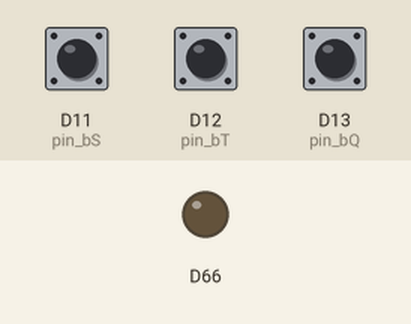
Recording of a sketch running on a simulated Arduino Due. Shown: output pins drawn as LEDs (lit = HIGH). The inputs (shaded band) are chosen by the test bench; at power-on: D12 (pin_bT) HIGH, D11 (pin_bS) HIGH, D13 (pin_bQ) HIGH.

Above: at 1.2 s.
1.3 s: D12 (pin_bT) pulled LOW for 1 s
Timing chart, 0 to 2.3 s (numbered marks = the images above; inputs shaded):
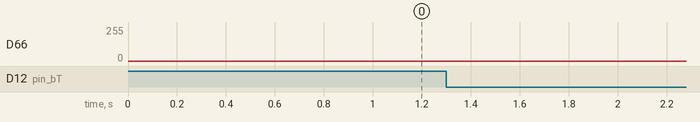

The sketch:

GeradorFuncaoV1.ino
```cpp
#define pin_bQ 13
#define pin_bT 12
#define pin_bS 11
#define pin_pot A0
float rads, passo, seno[4095];
int voltage;
long periodo = 100;

void setup() {
  // put your setup code here, to run once:
  pinMode(pin_bQ, INPUT_PULLUP);
  pinMode(pin_bT, INPUT_PULLUP);
  pinMode(pin_bS, INPUT_PULLUP);
  pinMode(DAC0, OUTPUT);
  Serial.begin(9600);
  analogWriteResolution(12);

  passo = (2.0 * PI) / 4095.0; // 360º / 4095
  for (int i = 0; i < 4095; i++) // vetor seno de 1 a -1
    seno[i] = (sin(i * passo) + 1);
}

void sinusoidal(int periodo, int amplitude) {
  for (int i = 0; i < 4096; i++) {
    analogWrite(DAC0, (amplitude * seno[i]));
    delay(periodo / 4096);
  }
}

void squared(int periodo, int amplitude) {
  analogWrite(DAC0, amplitude);
  delay(periodo / 2.0);
  analogWrite(DAC0, 0);
  delay(periodo / 2.0);
}

void triangular(int periodo, int amplitude) {
  for (int i = 0; i < 4096; i++) {
    analogWrite(DAC0, i);
    delay(periodo / (4096.0 * 2.0));
  }
  for (int i = 4096; i >= 0; i--) {
    analogWrite(DAC0, i);
    delay(periodo / (4096.0 * 2.0));
  }
}

void loop() {
  int amplit = 3.3;
  //periodo = (2 * analogRead(pin_pot)) / 1023.0; //Comentar caso nao estiver usando o potenciometro.

  if (!digitalRead(pin_bS)) {
    sinusoidal(periodo, amplit);
  } else {
    if (!digitalRead(pin_bQ)) {
      squared(periodo, amplit);
    } else {
      if (!digitalRead(pin_bT)) {
        triangular(periodo, amplit);
      } else {
        analogWrite(DAC0, 0);
      }
    }
  }
}
```
